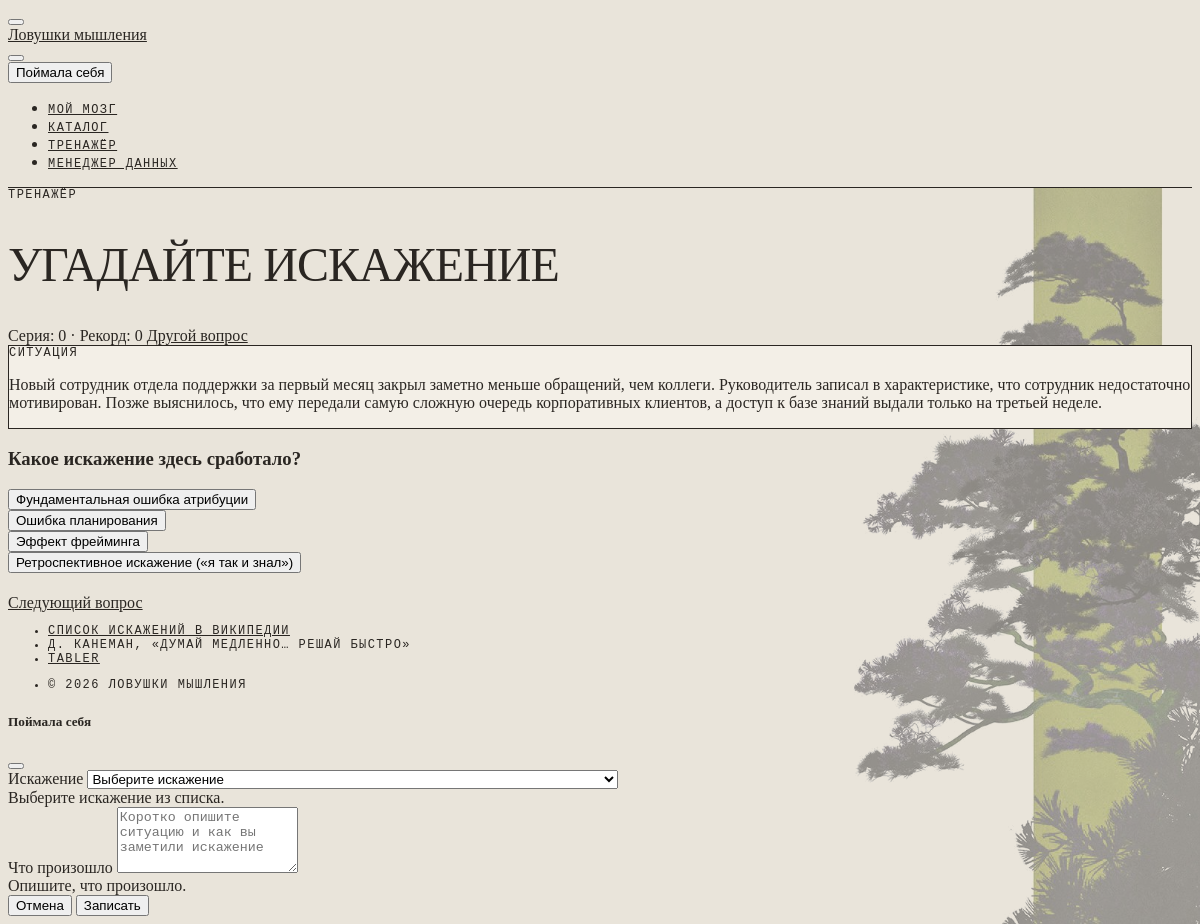
The app's page /quiz/ with its own data.
### biases/models.py (models this page shows, shortened)
class QuizQuestion(models.Model):
    situation = models.TextField('Ситуация')
    correct_bias = models.ForeignKey(Bias, on_delete=models.CASCADE, related_name='quiz_questions')
    explanation = models.TextField('Объяснение')
    class Meta:
        verbose_name = 'вопрос тренажера'
        verbose_name_plural = 'вопросы тренажера'

class Bias(models.Model):
    group = models.ForeignKey(BiasGroup, on_delete=models.PROTECT, related_name='biases')
    name = models.CharField('Название', max_length=150)
    short_description = models.CharField('Кратко', max_length=255)
    full_description = models.TextField('Подробное описание')
    example = models.TextField('Пример из жизни')
    how_to_fight = models.TextField('Как бороться')
    source = models.URLField('Источник', blank=True)
    danger_level = models.PositiveSmallIntegerField(
        'Опасность', default=3,
        validators=[MinValueValidator(1), MaxValueValidator(5)],
        help_text='1 - почти не влияет на решения, 5 - очень влияет',
    )
    related = models.ManyToManyField('self', blank=True, verbose_name='Связанные искажения')
    class Meta:
        ordering = ['name']
        verbose_name = 'искажение'
        verbose_name_plural = 'искажения'

### biases/views.py (the view)
# urls.py: path('quiz/', views.quiz, name='quiz'),
def quiz(request):
    question = QuizQuestion.objects.order_by('?').first()
    options = []
    if question:
        options = list(Bias.objects.exclude(pk=question.correct_bias_id).order_by('?')[:3])
        options.append(question.correct_bias)
        random.shuffle(options)
    return render(request, 'biases/quiz.html', {'question': question, 'options': options})

### biases/templatetags/bias_tags.py (called while the page is built)
@register.inclusion_tag('components/_catch_modal.html')
def catch_modal():
    return {'biases': Bias.objects.order_by('group__order', 'name')}

### templates/biases/quiz.html (shortened to what this page needs)
{% extends 'base.html' %}
{% load static %}
{% block page_pretitle %}Тренажёр{% endblock %}
{% block page_title %}Угадайте искажение{% endblock %}
{% block page_actions %}
<div class="d-flex align-items-center gap-3">
  <span class="text-secondary small">
    Серия: <span class="fw-bold" id="quiz-streak">0</span> · Рекорд: <span class="fw-bold" id="quiz-best">0</span>
  </span>
  <a href="{% url 'biases:quiz' %}" class="btn"><span class="d-none d-sm-inline">Другой вопрос</span></a>
</div>
{% endblock %}
{% block content %}
{% if question %}
<div class="row justify-content-center">
  <div class="col-12 col-lg-9 col-xl-8" id="quiz" data-url="{% url 'biases:api_quiz_check' question.pk %}">
    <div class="card">
      <div class="card-body">
        <div class="subheader mb-2">Ситуация</div>
        <p class="fs-3 mb-0">{{ question.situation }}</p>
      </div>
    </div>
    <h3 class="mt-4 mb-3">Какое искажение здесь сработало?</h3>
    <div class="row g-2">
      {% for option in options %}
      <div class="col-12 col-md-6">
        <button type="button" class="btn w-100 h-100 py-3 text-wrap" onclick="checkAnswer(this)" data-option="{{ option.pk }}">{{ option.name }}</button>
      </div>
      {% endfor %}
    </div>
    <a href="{% url 'biases:quiz' %}" class="btn btn-primary d-none" id="quiz-next">
      Следующий вопрос
    </a>
  </div>
</div>
{% else %}
{% include 'components/_empty.html' with text='Вопросов пока нет. Добавьте ситуации в админке, в разделе «Вопросы тренажера».' icon='target-arrow' %}
{% endif %}
{% endblock %}

### static/css/custom.css (style rules this page uses)
:root { --tblr-font-sans-serif: 'Palatino Linotype', 'Book Antiqua', Palatino, Georgia, serif; --tblr-font-monospace: Consolas, 'Courier New', monospace; --tblr-border-radius-scale: 0; --tblr-shadow-card: none; }
:root, :root[data-bs-theme=light] { --ink: #2a2622; --paper: #e9e4da; --sheet: #f3efe7; --accent: #4f5e33; }
:root, :root[data-bs-theme=light], :root[data-bs-theme=dark] { --tblr-primary: var(--ink); --tblr-link-color: var(--ink); --tblr-link-hover-color: var(--accent); }
:root[data-bs-theme=light], :root:not([data-bs-theme]) { --tblr-primary-rgb: 42, 38, 34; --tblr-link-color-rgb: 42, 38, 34; }
a { color: var(--ink); }
.btn-primary { --tblr-btn-color: var(--paper); --tblr-btn-bg: var(--ink); --tblr-btn-border-color: var(--ink); --tblr-btn-hover-color: var(--paper); --tblr-btn-hover-bg: var(--ink); --tblr-btn-hover-border-color: var(--ink); --tblr-btn-active-color: var(--paper); --tblr-btn-active-bg: var(--ink); --tblr-btn-active-border-color: var(--ink); }
body { color: var(--ink); background-color: var(--paper); }
.page-pretitle, .subheader, .card-header .card-title, .footer, .navbar .nav-link-title { font-family: var(--tblr-font-monospace); font-size: 0.75rem; font-weight: 400; letter-spacing: 0.12em; text-transform: uppercase; }
.card { background: var(--sheet); border: 1px solid var(--ink); box-shadow: none; }

### records on screen
QuizQuestion: situation "Новый сотрудник отдела поддержки за первый месяц закрыл заметно меньше обращений, чем коллеги. Руководитель записал в характеристике, что сотрудник недостаточно мотивирован. Позже выяснилось, что ему передали самую сложную очередь корпоративных клиентов, а доступ к базе знаний выдали только на третьей неделе."
Bias: name "Фундаментальная ошибка атрибуции"
Bias: name "Ошибка планирования"
Bias: name "Эффект фрейминга"
Bias: name "Ретроспективное искажение («я так и знал»)"
